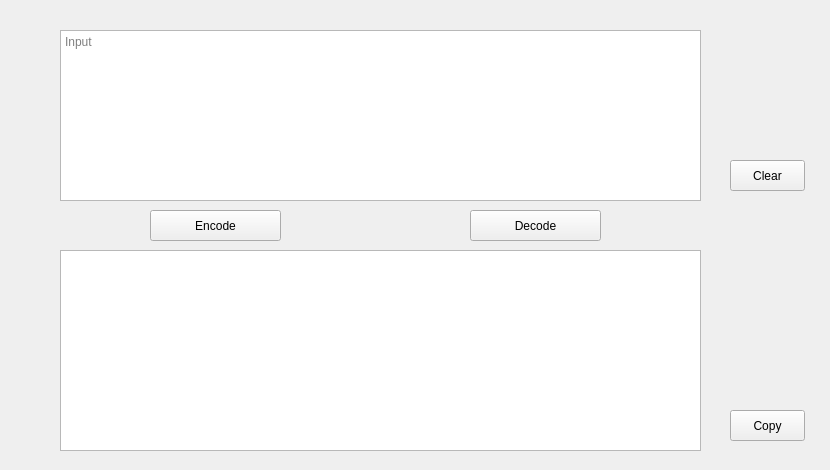
<?xml version="1.0" encoding="UTF-8"?>
<ui version="4.0">
 <class>MainWindow</class>
 <widget class="QMainWindow" name="MainWindow">
  <property name="geometry">
   <rect>
    <x>0</x>
    <y>0</y>
    <width>830</width>
    <height>470</height>
   </rect>
  </property>
  <property name="windowTitle">
   <string>Base64</string>
  </property>
  <widget class="QWidget" name="centralWidget">
   <widget class="QPushButton" name="btnEncode">
    <property name="geometry">
     <rect>
      <x>150</x>
      <y>210</y>
      <width>131</width>
      <height>31</height>
     </rect>
    </property>
    <property name="text">
     <string>Encode</string>
    </property>
   </widget>
   <widget class="QPushButton" name="btnDecode">
    <property name="geometry">
     <rect>
      <x>470</x>
      <y>210</y>
      <width>131</width>
      <height>31</height>
     </rect>
    </property>
    <property name="text">
     <string>Decode</string>
    </property>
   </widget>
   <widget class="QTextEdit" name="textEditEncode">
    <property name="geometry">
     <rect>
      <x>60</x>
      <y>30</y>
      <width>641</width>
      <height>171</height>
     </rect>
    </property>
    <property name="lineWrapMode">
     <enum>QTextEdit::WidgetWidth</enum>
    </property>
    <property name="html">
     <string>&lt;!DOCTYPE HTML PUBLIC &quot;-//W3C//DTD HTML 4.0//EN&quot; &quot;http://www.w3.org/TR/REC-html40/strict.dtd&quot;&gt;
&lt;html&gt;&lt;head&gt;&lt;meta name=&quot;qrichtext&quot; content=&quot;1&quot; /&gt;&lt;style type=&quot;text/css&quot;&gt;
p, li { white-space: pre-wrap; }
&lt;/style&gt;&lt;/head&gt;&lt;body style=&quot; font-family:'SimSun'; font-size:9pt; font-weight:400; font-style:normal;&quot;&gt;
&lt;p style=&quot;-qt-paragraph-type:empty; margin-top:0px; margin-bottom:0px; margin-left:0px; margin-right:0px; -qt-block-indent:0; text-indent:0px;&quot;&gt;&lt;br /&gt;&lt;/p&gt;&lt;/body&gt;&lt;/html&gt;</string>
    </property>
    <property name="placeholderText">
     <string>Input</string>
    </property>
   </widget>
   <widget class="QTextBrowser" name="textBrowserDecode">
    <property name="geometry">
     <rect>
      <x>60</x>
      <y>250</y>
      <width>641</width>
      <height>201</height>
     </rect>
    </property>
    <property name="html">
     <string>&lt;!DOCTYPE HTML PUBLIC &quot;-//W3C//DTD HTML 4.0//EN&quot; &quot;http://www.w3.org/TR/REC-html40/strict.dtd&quot;&gt;
&lt;html&gt;&lt;head&gt;&lt;meta name=&quot;qrichtext&quot; content=&quot;1&quot; /&gt;&lt;style type=&quot;text/css&quot;&gt;
p, li { white-space: pre-wrap; }
&lt;/style&gt;&lt;/head&gt;&lt;body style=&quot; font-family:'SimSun'; font-size:9pt; font-weight:400; font-style:normal;&quot;&gt;
&lt;p style=&quot;-qt-paragraph-type:empty; margin-top:0px; margin-bottom:0px; margin-left:0px; margin-right:0px; -qt-block-indent:0; text-indent:0px;&quot;&gt;&lt;br /&gt;&lt;/p&gt;&lt;/body&gt;&lt;/html&gt;</string>
    </property>
   </widget>
   <widget class="QPushButton" name="btnClear">
    <property name="geometry">
     <rect>
      <x>730</x>
      <y>160</y>
      <width>75</width>
      <height>31</height>
     </rect>
    </property>
    <property name="text">
     <string>Clear</string>
    </property>
   </widget>
   <widget class="QPushButton" name="btnCopy">
    <property name="geometry">
     <rect>
      <x>730</x>
      <y>410</y>
      <width>75</width>
      <height>31</height>
     </rect>
    </property>
    <property name="text">
     <string>Copy</string>
    </property>
   </widget>
  </widget>
 </widget>
 <layoutdefault spacing="6" margin="11"/>
 <resources/>
 <connections/>
</ui>
